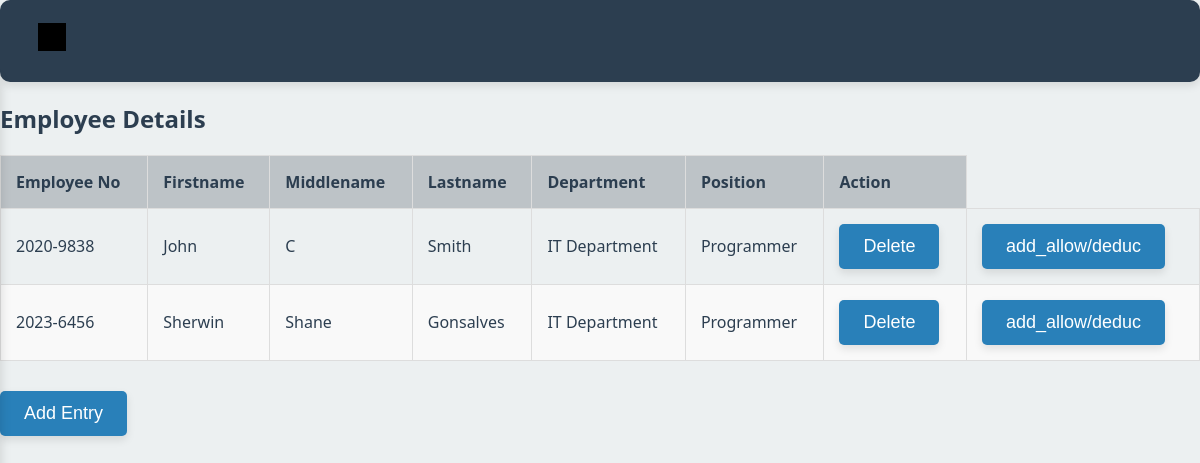
Page /employee.php on the committed database.
### tables this page shows
CREATE TABLE `employee` (
  `id` int(20) NOT NULL,
  `employee_no` varchar(100) NOT NULL,
  `firstname` varchar(50) NOT NULL,
  `middlename` varchar(20) NOT NULL,
  `lastname` varchar(50) NOT NULL,
  `department_id` int(30) NOT NULL,
  `position_id` int(30) NOT NULL,
  `salary` double NOT NULL
);

CREATE TABLE `department` (
  `id` int(30) NOT NULL,
  `name` text NOT NULL
);

CREATE TABLE `position` (
  `id` int(30) NOT NULL,
  `department_id` int(30) NOT NULL,
  `name` text NOT NULL
);

### employee.php (the view, shortened to what this page needs)
<!DOCTYPE html>
<html lang="en">
<head>
    <link rel="stylesheet" href="css/styles.css">
</head>
<body>
<div class="navbar-container">
        <div class="navbar-toggle">
            <div class="bars"></div>
        </div>
        <div class="sidebar">
            <nav>
                <ul>
                    <li><a href="intro.php">Home</a></li>
                    <li><a href="attendance.php">Attendance</a></li>
                    <li><a href="payrollList.php">Payroll List</a></li>
                    <li><a href="employee.php">Employee List</a></li>
                    <li><a href="department.php">Department List</a></li>
                    <li><a href="position.php">Position List</a></li>
                </ul>
            </nav>
        </div>
    </div>
            <h2>Employee Details</h2>
            <?php
$servername = "localhost";
$username = "admin";
$password = "123";
$database = "payroll";
$conn = new mysqli($servername, $username, $password, $database);
$sql = "SELECT e.*, d.name AS department_name, p.name AS position_name
        FROM employee e
        LEFT JOIN department d ON e.department_id = d.id
        LEFT JOIN position p ON e.position_id = p.id";
$result = $conn->query($sql);
            if ($result->num_rows > 0) {
                echo "<table>
                        <thead>
                            <tr>
                                <th>Employee No</th>
                                <th>Firstname</th>
                                <th>Middlename</th>
                                <th>Lastname</th>
                                <th>Department</th>
                                <th>Position</th>
                                <th>Action</th>
                            </tr>
                        </thead>
                        <tbody>";
                while ($row = $result->fetch_assoc()) {
                    echo "<tr>
                            <td>{$row['employee_no']}</td>
                            <td>{$row['firstname']}</td>
                            <td>{$row['middlename']}</td>
                            <td>{$row['lastname']}</td>
                            <td>{$row['department_name']}</td>
                            <td>{$row['position_name']}</td>
                            <td><button onclick=\"deleteEmployee('{$row['employee_no']}')\">Delete</button></td>
                            <td><button onclick=\"selectAllowancesDeductions('{$row['employee_no']}')\">add_allow/deduc</button></td>
                        </tr>";
                }
                echo "</tbody></table>";
                echo "<button onclick=\"location.href='add_employee.php'\">Add Entry</button>";
            } else {
                echo "No employees found";
            }
            ?>
</body>
</html>

### css/styles.css (style rules this page uses)
.navbar-container { display: flex; justify-content: space-between; align-items: center; padding: 15px 30px; background-color: #2c3e50; border-radius: 10px; box-shadow: 0 4px 8px rgba(0, 0, 0, 0.1); }
.navbar-toggle { cursor: pointer; color: #ecf0f1; font-size: 26px; background: none; border: none; padding: 8px; border-radius: 50%; transition: background-color 0.3s ease; }
.sidebar { width: 270px; background-color: #34495e; display: flex; flex-direction: column; align-items: center; justify-content: start; padding-top: 30px; position: absolute; top: 70px; left: -270px; transition: left 0.4s ease; border-radius: 10px; box-shadow: 0 6px 12px rgba(0, 0, 0, 0.15); }
.sidebar nav ul { list-style-type: none; padding: 0; width: 100%; text-align: center; }
.sidebar nav ul li { margin-bottom: 15px; }
.sidebar nav ul li a { color: #ecf0f1; text-decoration: none; font-size: 20px; font-weight: 500; padding: 10px 20px; display: block; width: 100%; transition: background-color 0.3s ease, color 0.3s ease; }
button { background-color: #2980b9; color: white; padding: 12px 24px; border: none; border-radius: 5px; cursor: pointer; font-size: 18px; transition: background-color 0.3s ease, transform 0.3s ease; box-shadow: 0 4px 8px rgba(0, 0, 0, 0.1); }
.bars, .cross { display: inline-block; width: 28px; height: 28px; background-repeat: no-repeat; background-position: center; transition: transform 0.3s ease; }
.bars { background-image: url('bars.svg'); }
body { font-family: 'Segoe UI', Tahoma, Geneva, Verdana, sans-serif; background-color: #ecf0f1; margin: 0; padding: 0; color: #2c3e50; }
table { width: 100%; border-collapse: collapse; margin-bottom: 30px; }
table th, table td { padding: 15px; border: 1px solid #dddddd; text-align: left; font-size: 16px; }
table th { background-color: #bdc3c7; color: #2c3e50; font-weight: 600; }
table tr:nth-child(even) { background-color: #f9f9f9; }
button { background-color: #2980b9; color: white; padding: 12px 24px; border: none; border-radius: 5px; cursor: pointer; font-size: 18px; transition: background-color 0.3s ease, transform 0.3s ease; }

### rows in the picture
employee: employee_no "2020-9838", firstname "John", middlename "C", lastname "Smith", department.name "IT Department", position.name "Programmer"
employee: employee_no "2023-6456", firstname "Sherwin", middlename "Shane", lastname "Gonsalves", department.name "IT Department", position.name "Programmer"
